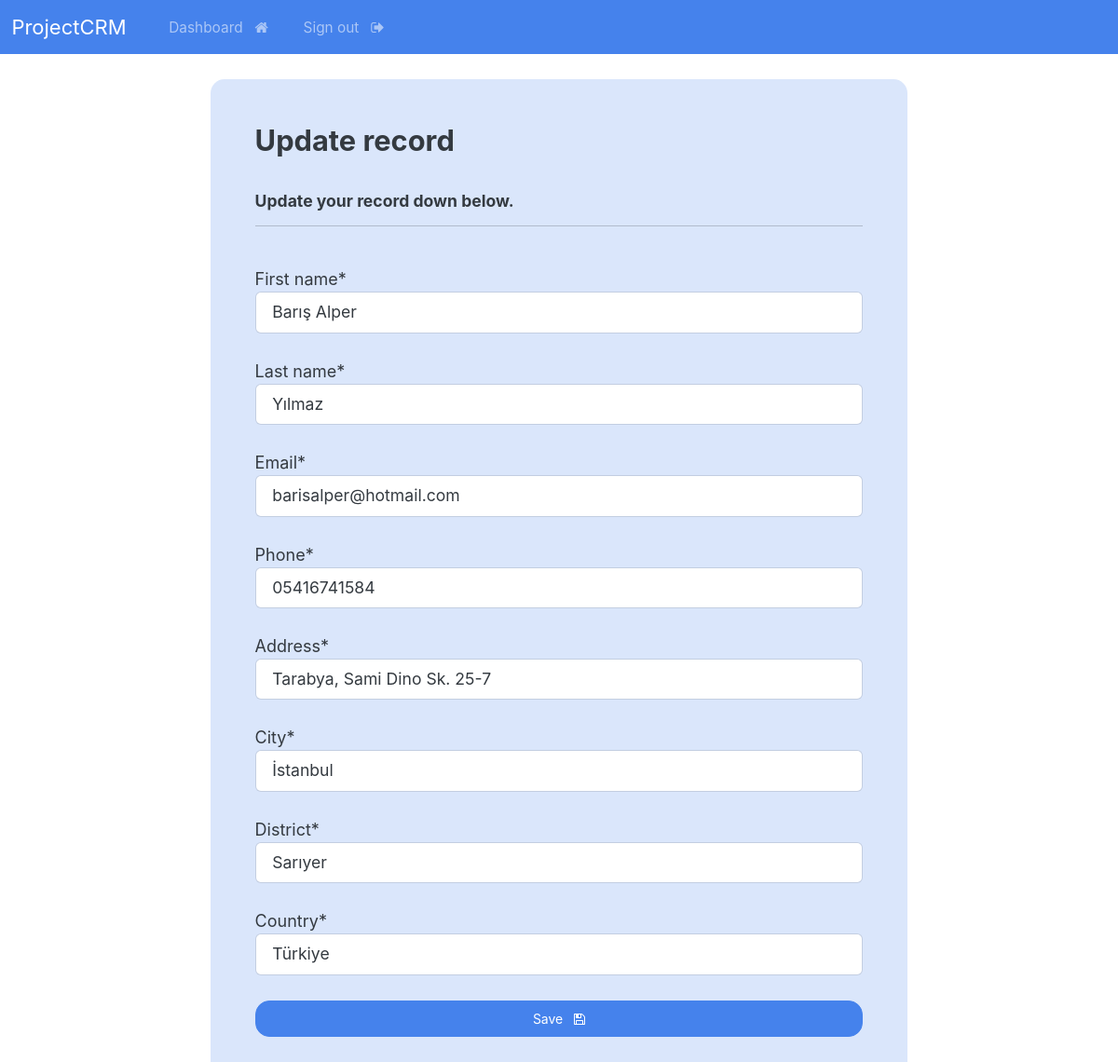
The page /update-record/1 (signed in) on the database its author committed.
### crmapp/models.py (models this page shows, shortened)
class Record(models.Model):
    creation_date = models.DateTimeField(auto_now_add=True)
    first_name = models.CharField(max_length=50)
    last_name = models.CharField(max_length=50)
    email = models.CharField(max_length=100)
    phone = models.CharField(max_length=20)
    address = models.CharField(max_length=300)
    city = models.CharField(max_length=50)
    district = models.CharField(max_length=50)
    country = models.CharField(max_length=50)

### crmapp/views.py (the view)
# urls.py: path('update-record/<int:pk>', views.update_record, name="update-record"),
@login_required(login_url='my-login')
def update_record(request, pk):
    record = Record.objects.get(id=pk)
    form = UpdateRecordForm(instance=record)
    if request.method == 'POST':
        form = UpdateRecordForm(request.POST, instance=record)
        if form.is_valid():
            form.save()
            messages.success(request, "Your record was updated")
            return redirect("dashboard")
    context = {'form': form}
    return render(request, 'crmapp/update-record.html', context=context)

### crmapp/forms.py
class UpdateRecordForm(forms.ModelForm):
    class Meta:
        model = Record
        fields = ['first_name', 'last_name', 'email', 'phone', 'address', 'city', 'district', 'country']

### crmapp/templates/crmapp/update-record.html (shortened to what this page needs)
{% extends "crmapp/base.html" %}
{% load crispy_forms_tags %}
{% block content %}
    <body>
        <div class="container bg-primary-subtle shadow-md p-5 form-layout">
            <h3> Update record </h3>
            <br>
            <h6> Update your record down below. </h6>
            <hr>
            <br>
            <form method="POST" autocomplete="off">
                {{form.first_name|as_crispy_field}}
                <br>
                {{form.last_name|as_crispy_field}}
                <br>
                {{form.email|as_crispy_field}}
                <br>
                {{form.phone|as_crispy_field}}
                <br>
                {{form.address|as_crispy_field}}
                <br>
                {{form.city|as_crispy_field}}
                <br>
                {{form.district|as_crispy_field}}
                <br>
                {{form.country|as_crispy_field}}
                <br>
                <button type="submit" class="btn btn-primary w-100 btn-block p-2">
                    Save &nbsp; <i class="fa fa-floppy-o" aria-hidden="true"></i>
                </button>
            </form>
        </div>
    </body>
{% endblock %}

### static/css/styles.css (style rules this page uses)
.form-layout { border-radius: 15px; width: 500px; }
@media only screen and (min-width: 1024px) { body { font-size: 18px; } }
@media only screen and (min-width: 1024px) { .container { width: 80%; } }

### rows shown on the page
Record: first_name "Barış Alper", last_name "Yılmaz", email "barisalper@hotmail.com", phone "05416741584", address "Tarabya, Sami Dino Sk. 25-7", city "İstanbul", district "Sarıyer", country "Türkiye"
